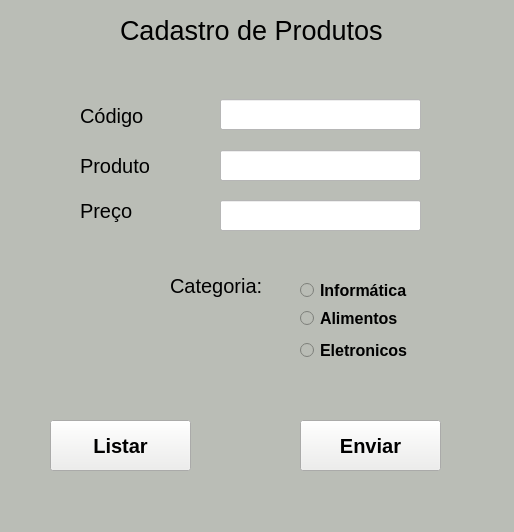
<?xml version="1.0" encoding="UTF-8"?>
<ui version="4.0">
 <class>MainWindow</class>
 <widget class="QMainWindow" name="MainWindow">
  <property name="geometry">
   <rect>
    <x>0</x>
    <y>0</y>
    <width>514</width>
    <height>532</height>
   </rect>
  </property>
  <property name="windowTitle">
   <string>MainWindow</string>
  </property>
  <property name="styleSheet">
   <string notr="true">background-color: rgb(85, 87, 83);
background-color: rgb(186, 189, 182);</string>
  </property>
  <widget class="QWidget" name="centralwidget">
   <widget class="QLabel" name="label">
    <property name="geometry">
     <rect>
      <x>120</x>
      <y>10</y>
      <width>281</width>
      <height>41</height>
     </rect>
    </property>
    <property name="font">
     <font>
      <pointsize>20</pointsize>
     </font>
    </property>
    <property name="text">
     <string>Cadastro de Produtos</string>
    </property>
   </widget>
   <widget class="QLabel" name="label_2">
    <property name="geometry">
     <rect>
      <x>80</x>
      <y>100</y>
      <width>71</width>
      <height>31</height>
     </rect>
    </property>
    <property name="font">
     <font>
      <pointsize>15</pointsize>
     </font>
    </property>
    <property name="text">
     <string>Código</string>
    </property>
   </widget>
   <widget class="QLabel" name="label_3">
    <property name="geometry">
     <rect>
      <x>80</x>
      <y>150</y>
      <width>91</width>
      <height>31</height>
     </rect>
    </property>
    <property name="font">
     <font>
      <pointsize>15</pointsize>
     </font>
    </property>
    <property name="text">
     <string>Produto</string>
    </property>
   </widget>
   <widget class="QLabel" name="label_4">
    <property name="geometry">
     <rect>
      <x>80</x>
      <y>190</y>
      <width>81</width>
      <height>41</height>
     </rect>
    </property>
    <property name="font">
     <font>
      <pointsize>15</pointsize>
     </font>
    </property>
    <property name="text">
     <string>Preço</string>
    </property>
   </widget>
   <widget class="QLineEdit" name="lineEdit">
    <property name="geometry">
     <rect>
      <x>220</x>
      <y>99</y>
      <width>201</width>
      <height>31</height>
     </rect>
    </property>
    <property name="styleSheet">
     <string notr="true">background-color: rgb(255, 255, 255);</string>
    </property>
   </widget>
   <widget class="QLineEdit" name="lineEdit_2">
    <property name="geometry">
     <rect>
      <x>220</x>
      <y>150</y>
      <width>201</width>
      <height>31</height>
     </rect>
    </property>
    <property name="styleSheet">
     <string notr="true">background-color: rgb(255, 255, 255);</string>
    </property>
   </widget>
   <widget class="QLineEdit" name="lineEdit_3">
    <property name="geometry">
     <rect>
      <x>220</x>
      <y>200</y>
      <width>201</width>
      <height>31</height>
     </rect>
    </property>
    <property name="styleSheet">
     <string notr="true">background-color: rgb(255, 255, 255);</string>
    </property>
   </widget>
   <widget class="QRadioButton" name="radioButton">
    <property name="geometry">
     <rect>
      <x>300</x>
      <y>280</y>
      <width>121</width>
      <height>21</height>
     </rect>
    </property>
    <property name="font">
     <font>
      <pointsize>12</pointsize>
      <weight>75</weight>
      <bold>true</bold>
     </font>
    </property>
    <property name="text">
     <string>Informática</string>
    </property>
   </widget>
   <widget class="QRadioButton" name="radioButton_2">
    <property name="geometry">
     <rect>
      <x>300</x>
      <y>310</y>
      <width>121</width>
      <height>16</height>
     </rect>
    </property>
    <property name="font">
     <font>
      <pointsize>12</pointsize>
      <weight>75</weight>
      <bold>true</bold>
     </font>
    </property>
    <property name="text">
     <string>Alimentos</string>
    </property>
   </widget>
   <widget class="QRadioButton" name="radioButton_3">
    <property name="geometry">
     <rect>
      <x>300</x>
      <y>340</y>
      <width>121</width>
      <height>21</height>
     </rect>
    </property>
    <property name="font">
     <font>
      <pointsize>12</pointsize>
      <weight>75</weight>
      <bold>true</bold>
     </font>
    </property>
    <property name="text">
     <string>Eletronicos</string>
    </property>
   </widget>
   <widget class="QLabel" name="label_5">
    <property name="geometry">
     <rect>
      <x>170</x>
      <y>270</y>
      <width>101</width>
      <height>31</height>
     </rect>
    </property>
    <property name="font">
     <font>
      <pointsize>15</pointsize>
     </font>
    </property>
    <property name="text">
     <string>Categoria:</string>
    </property>
   </widget>
   <widget class="QPushButton" name="pushButton">
    <property name="geometry">
     <rect>
      <x>300</x>
      <y>420</y>
      <width>141</width>
      <height>51</height>
     </rect>
    </property>
    <property name="font">
     <font>
      <pointsize>15</pointsize>
      <weight>75</weight>
      <bold>true</bold>
     </font>
    </property>
    <property name="styleSheet">
     <string notr="true">background-color: rgb(238, 238, 236);</string>
    </property>
    <property name="text">
     <string>Enviar</string>
    </property>
   </widget>
   <widget class="QPushButton" name="pushButton_2">
    <property name="geometry">
     <rect>
      <x>50</x>
      <y>420</y>
      <width>141</width>
      <height>51</height>
     </rect>
    </property>
    <property name="font">
     <font>
      <pointsize>15</pointsize>
      <weight>75</weight>
      <bold>true</bold>
     </font>
    </property>
    <property name="styleSheet">
     <string notr="true">background-color: rgb(255, 255, 0);
background-color: rgb(238, 238, 236);</string>
    </property>
    <property name="text">
     <string>Listar</string>
    </property>
   </widget>
  </widget>
  <widget class="QMenuBar" name="menubar">
   <property name="geometry">
    <rect>
     <x>0</x>
     <y>0</y>
     <width>514</width>
     <height>22</height>
    </rect>
   </property>
  </widget>
  <widget class="QStatusBar" name="statusbar"/>
 </widget>
 <resources/>
 <connections/>
</ui>
